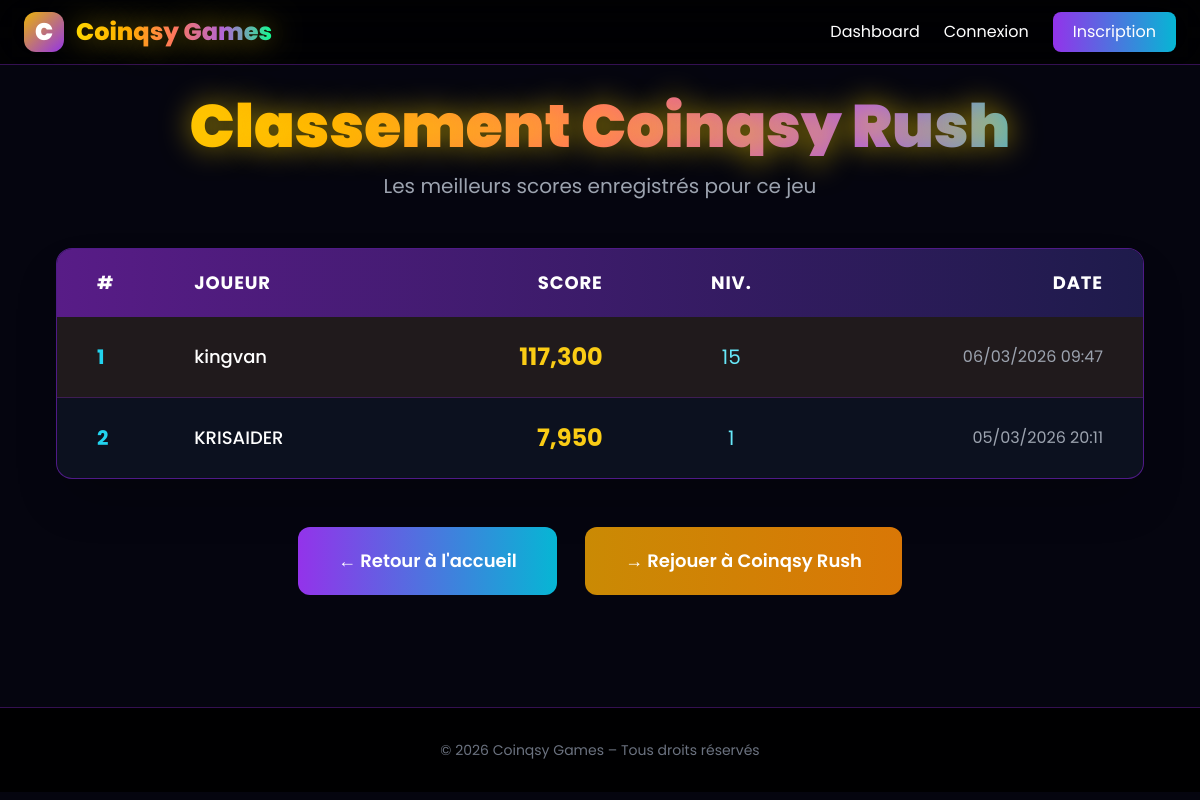
The app's page /classjeux/classement-jeu.php with its own data.
### tables this page shows
CREATE TABLE `game_scores` (
  `id` bigint(20) NOT NULL,
  `user_id` int(11) DEFAULT NULL,
  `username` varchar(60) NOT NULL,
  `game_slug` varchar(80) NOT NULL,
  `score` bigint(20) NOT NULL,
  `level_reached` tinyint(4) DEFAULT 1,
  `extras` longtext DEFAULT NULL CHECK (json_valid(`extras`)),
  `created_at` datetime DEFAULT current_timestamp()
);

### classjeux/classement-jeu.php (the view, shortened to what this page needs)
<?php
$host   = 'localhost';
$dbname = 'coinqsy_games';
$dbuser = 'root';
$dbpass = '';
try {
    $pdo = new PDO("mysql:host=$host;dbname=$dbname;charset=utf8mb4", $dbuser, $dbpass);
    $pdo->setAttribute(PDO::ATTR_ERRMODE, PDO::ERRMODE_EXCEPTION);
} catch (PDOException $e) {
    die("<div class='text-red-500 text-center p-10 text-2xl'>Erreur de connexion à la base de données</div>");
}
$game_slug = isset($_GET['game']) ? trim($_GET['game']) : 'coinqsy-rush';
$game_names = [
    'coinqsy-rush'     => 'Coinqsy Rush',
    'bubble-shooter'   => 'Bubble Shooter Neon',
    'snake-battle'     => 'Neon Snake Battle',
    '2048-fusion'      => '2048 Fusion',
    'pong-multi'       => 'Pong Multi',
    'teaser'           => 'Teaser Classique',
];
$display_name = $game_names[$game_slug] ?? ucfirst(str_replace('-', ' ', $game_slug));
$stmt = $pdo->prepare("
    SELECT
        username,
        score,
        level_reached,
        created_at
    FROM game_scores
    WHERE game_slug = ?
    ORDER BY score DESC, created_at DESC
    LIMIT 50
");
$stmt->execute([$game_slug]);
$rankings = $stmt->fetchAll();
?>
<!DOCTYPE html>
<html lang="fr" class="dark">
<head>
  <script src="https://cdn.tailwindcss.com"></script>
</head>
<body class="min-h-screen">
  <header class="fixed top-0 left-0 right-0 z-50 bg-black/80 backdrop-blur-xl border-b border-purple-900/60">
    <div class="max-w-7xl mx-auto px-6 flex justify-between items-center h-16">
      <a href="index.php" class="flex items-center space-x-3">
        <div class="w-10 h-10 bg-gradient-to-br from-yellow-500 to-purple-600 rounded-xl flex items-center justify-center text-2xl font-black">C</div>
        <span class="text-2xl font-extrabold neon-title">Coinqsy Games</span>
      </a>
      <div class="flex items-center space-x-6">
        <a href="../user/index.php" class="hover:text-cyan-400 transition">Dashboard</a>
        <?php if (isset($_SESSION['user_id'])): ?>
          <span class="text-cyan-300">Bonjour, <?= htmlspecialchars($_SESSION['username']) ?></span>
          <a href="../auth/logout.php" class="text-red-400 hover:text-red-300">Déconnexion</a>
        <?php else: ?>
          <a href="../auth/login.php" class="hover:text-cyan-400 transition">Connexion</a>
          <a href="../auth/register.php" class="bg-gradient-to-r from-purple-600 to-cyan-500 px-5 py-2 rounded-lg">Inscription</a>
        <?php endif; ?>
      </div>
    </div>
  </header>
  <main class="pt-24 pb-16 px-4 md:px-8 max-w-6xl mx-auto">
    <h1 class="text-4xl md:text-6xl font-black text-center mb-4 neon-title">
      Classement <?= htmlspecialchars($display_name) ?>
    </h1>
    <p class="text-xl text-gray-400 text-center mb-12">
      Les meilleurs scores enregistrés pour ce jeu
    </p>
    <?php if (empty($rankings)): ?>
      <div class="bg-gray-900/60 rounded-2xl p-12 text-center text-xl text-gray-400 border border-purple-800/50">
        Aucun score enregistré pour l'instant sur ce jeu...<br>
        Sois le premier ! <a href="index.php" class="text-cyan-400 underline">Jouer maintenant</a>
      </div>
    <?php else: ?>
      <div class="bg-gray-900/70 rounded-2xl overflow-hidden border border-purple-700/60 shadow-2xl">
        <table class="w-full text-left border-collapse">
          <thead class="bg-gradient-to-r from-purple-900 to-indigo-950">
            <tr class="text-lg uppercase tracking-wider">
              <th class="px-6 md:px-10 py-5 text-left w-20">#</th>
              <th class="px-6 md:px-10 py-5 text-left">Joueur</th>
              <th class="px-6 md:px-10 py-5 text-right">Score</th>
              <th class="px-6 md:px-10 py-5 text-center">Niv.</th>
              <th class="px-6 md:px-10 py-5 text-right hidden md:table-cell">Date</th>
            </tr>
          </thead>
          <tbody class="divide-y divide-purple-800/40">
            <?php foreach ($rankings as $rank => $row): ?>
              <tr class="hover:bg-purple-950/40 transition-colors <?= $rank === 0 ? 'bg-yellow-900/20' : '' ?>">
                <td class="px-6 md:px-10 py-6 font-bold text-xl text-cyan-400">
                  <?= $rank + 1 ?>
                </td>
                <td class="px-6 md:px-10 py-6 font-medium text-lg">
                  <?= htmlspecialchars($row['username']) ?>
                </td>
                <td class="px-6 md:px-10 py-6 text-right text-2xl font-bold text-yellow-400">
                  <?= number_format($row['score']) ?>
                </td>
                <td class="px-6 md:px-10 py-6 text-center text-xl text-cyan-300">
                  <?= $row['level_reached'] ?>
                </td>
                <td class="px-6 md:px-10 py-6 text-right text-gray-400 hidden md:table-cell">
                  <?= date('d/m/Y H:i', strtotime($row['created_at'])) ?>
                </td>
              </tr>
            <?php endforeach; ?>
          </tbody>
        </table>
      </div>
    <?php endif; ?>
    <div class="text-center mt-12">
      <a href="../jeux/index.php" class="inline-block bg-gradient-to-r from-purple-600 to-cyan-500 hover:brightness-110 px-10 py-5 rounded-xl font-semibold text-lg transition transform hover:scale-105">
        ← Retour à l'accueil
      </a>
      <a href="../jeux/teaser.php" class="inline-block ml-6 bg-gradient-to-r from-yellow-600 to-amber-600 hover:brightness-110 px-10 py-5 rounded-xl font-semibold text-lg transition transform hover:scale-105">
        → Rejouer à Coinqsy Rush
      </a>
    </div>
  </main>
  <footer class="bg-black/90 border-t border-purple-900/60 py-8 text-center text-gray-500 text-sm mt-12">
    © <?= date('Y') ?> Coinqsy Games – Tous droits réservés
  </footer>
</body>
</html>

### classjeux/classement-jeu.php (style rules this page uses)
body { font-family: 'Poppins', sans-serif; background: #05050f; color: white; }
.neon-title { background: linear-gradient(90deg, #ffd700, #ffaa00, #ff6b6b, #a855f7, #00ff9d); -webkit-background-clip: text; -webkit-text-fill-color: transparent; background-clip: text; text-shadow: 0 0 30px rgba(255,215,0,0.6); }

### records on screen
game_scores: username "kingvan", score "117,300", level_reached "15", created_at "06/03/2026 09:47"
game_scores: username "KRISAIDER", score "7,950", level_reached "1", created_at "05/03/2026 20:11"

### other values on screen
$display_name "Coinqsy Rush"
